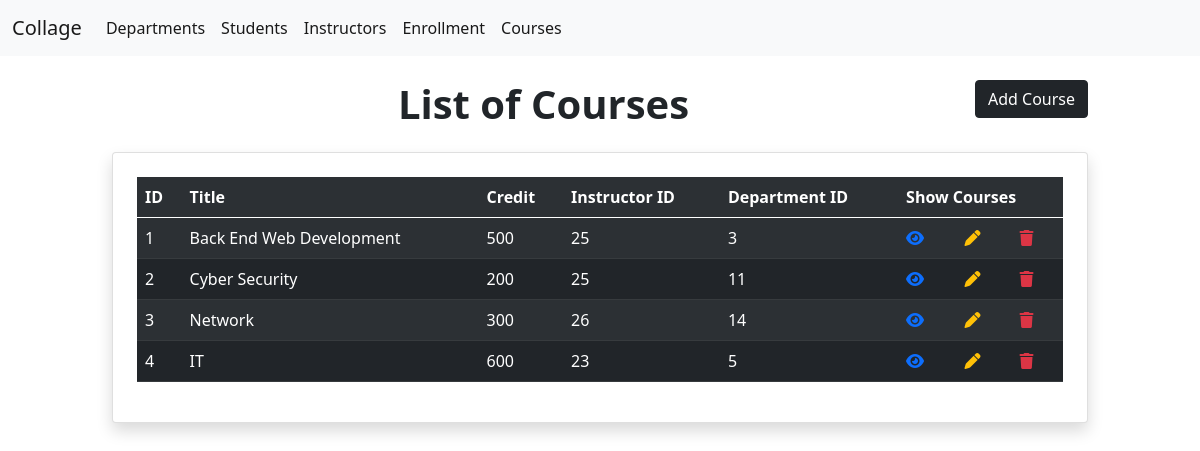
/collage/course.php, run on the app's committed database.
### tables this page shows
CREATE TABLE `course` (
  `id` int(11) NOT NULL,
  `title` varchar(25) DEFAULT NULL,
  `credit` int(11) DEFAULT NULL,
  `instructor_id` int(11) DEFAULT NULL,
  `department_id` int(11) DEFAULT NULL
);

### collage/course.php (the view, shortened to what this page needs)
<?php
include_once "../index.php";
include_once "../nav.php";
$count=0;
$selectcourse="SELECT * FROM `course` ";
$courses = mysqli_query($conn,$selectcourse);
?>
<!DOCTYPE html>
<html lang="en">
<head>
    <link href="https://cdn.jsdelivr.net/npm/bootstrap@5.0.2/dist/css/bootstrap.min.css" rel="stylesheet">
</head>
<body>
    <div class="container col-md-10">
    <h1 class="text-center display-6 my-4 fw-bold">List of Courses
    <a href="create course.php" class="btn btn-dark float-end">Add Course</a>
    </h1>
        <div class="card shadow p-4">
    <table class="table table-dark table-striped">
    <tr>
            <th>ID</th>
            <th>Title</th>
            <th>Credit</th>
            <th>Instructor ID</th>
            <th>Department ID</th>
            <th colspan="3">Show Courses</th>
        </tr>
        <tbody>
            <?php foreach($courses as $Department) :?>
            <tr>
                <td><?= ++$count?></td>
                <td><?= $Department["title"]?></td>
                <td><?= $Department["credit"]?></td>
                <td><?= $Department["instructor_id"]?></td>
                <td><?= $Department["department_id"]?></td>
                <td><a href="E&D course.php?ID=<?=$Department["id"]?>" ><i class="fa-solid fa-eye"></i></a></td>
                <td><a href="E&D course.php?ID=<?=$Department["id"]?>"><i class="fa-solid fa-pen text-warning"></i></a></td>
                <td><a href="http://localhost/backend%20project/collage/course.php?ID=<?=$Department["id"]?>" onclick="return confirm('Are you sure you want to delete it')" name="dt">
                <i class="fa-solid fa-trash text-danger"></i></a></td>
            </tr>
            <?php
    endforeach
    ?>
        </tbody>
    </table>
        </div>
    </div>
</body>
</html>

### nav.php (shortened to what this page needs)
<!DOCTYPE html>
<html lang="en">
<head>
    <link rel="stylesheet" href="https://cdnjs.cloudflare.com/ajax/libs/font-awesome/6.7.2/css/all.min.css" />
</head>
<body>
<nav class="navbar navbar-expand-lg navbar-light bg-light">
  <div class="container-fluid">
    <a class="navbar-brand" href="department.php">Collage</a>
    <div class="collapse navbar-collapse" id="navbarSupportedContent">
      <ul class="navbar-nav me-auto mb-2 mb-lg-0">
        <li class="nav-item">
          <a class="nav-link active" aria-current="page" href="department.php">Departments</a>
        </li>
        <li class="nav-item">
        <a class="nav-link active" aria-current="page" href="student.php">Students</a>
        </li>
        <li class="nav-item">
        <a class="nav-link active" aria-current="page" href="instructor.php">Instructors</a>
        </li>
        <li class="nav-item">
        <a class="nav-link active" aria-current="page" href="enrollment.php">Enrollment</a>
        </li>
        <li class="nav-item dropdown">
        <a class="nav-link active" aria-current="page" href="course.php">Courses</a>
    </ul>
    </div>
</div>
</nav>
</body>
</html>

### data on the page
course: title "Back End Web Development", credit "500", instructor "25", department "3"
course: title "Cyber Security", credit "200", instructor "25", department "11"
course: title "Network", credit "300", instructor "26", department "14"
course: title "IT", credit "600", instructor "23", department "5"
